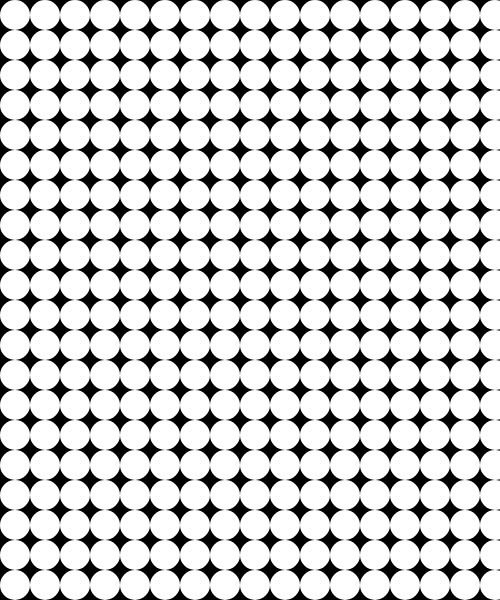
Frame 1 (no input)
Frame 60 (no input): identical to frame 1, image omitted
Frame 120 (the mouse pressed at the canvas centre since frame 60): identical to frame 1, image omitted

The p5.js sketch that drew this single still picture (run headless with seeded random() and noise() and a simulated clock; from frame 60 on, the mouse is pressed at the canvas centre):

// p5.js sketch
// ── sketch.js
// IMA | NYU Shanghai
// MOQN
// Oct 5 2019


let buttons = [];

function setup() {
  createCanvas(500, 600);
  background(0);

  let buttonSize = 30;
  for (let y = buttonSize/2; y < height; y += buttonSize) {
    for (let x = buttonSize/2; x < width; x += buttonSize) {
      buttons.push( new Button(x, y, buttonSize/2) ); // rad
    }
  }
}

function draw() {
  background(0);

  for (let b of buttons) {
    b.check(mouseX, mouseY);
    b.display();
  }
}



class Button {
  constructor(x, y, rad) {
    this.x = x;
    this.y = y;
    this.rad = rad;
    this.color = color(255);
  }
  check(x, y) {
    let distance = dist(this.x, this.y, x, y);
    if (distance < this.rad) {
      // in
      this.color = color(0, 255, 150);
      if (mouseIsPressed) {
        this.color = color(255, 0, 255);
      }
    } else {
      // out
      this.color = color(255);
    }
  }
  display() {
    push();
    noStroke();
    fill(this.color);
    ellipse(this.x, this.y, this.rad*2, this.rad*2);
    pop();
  }
}
